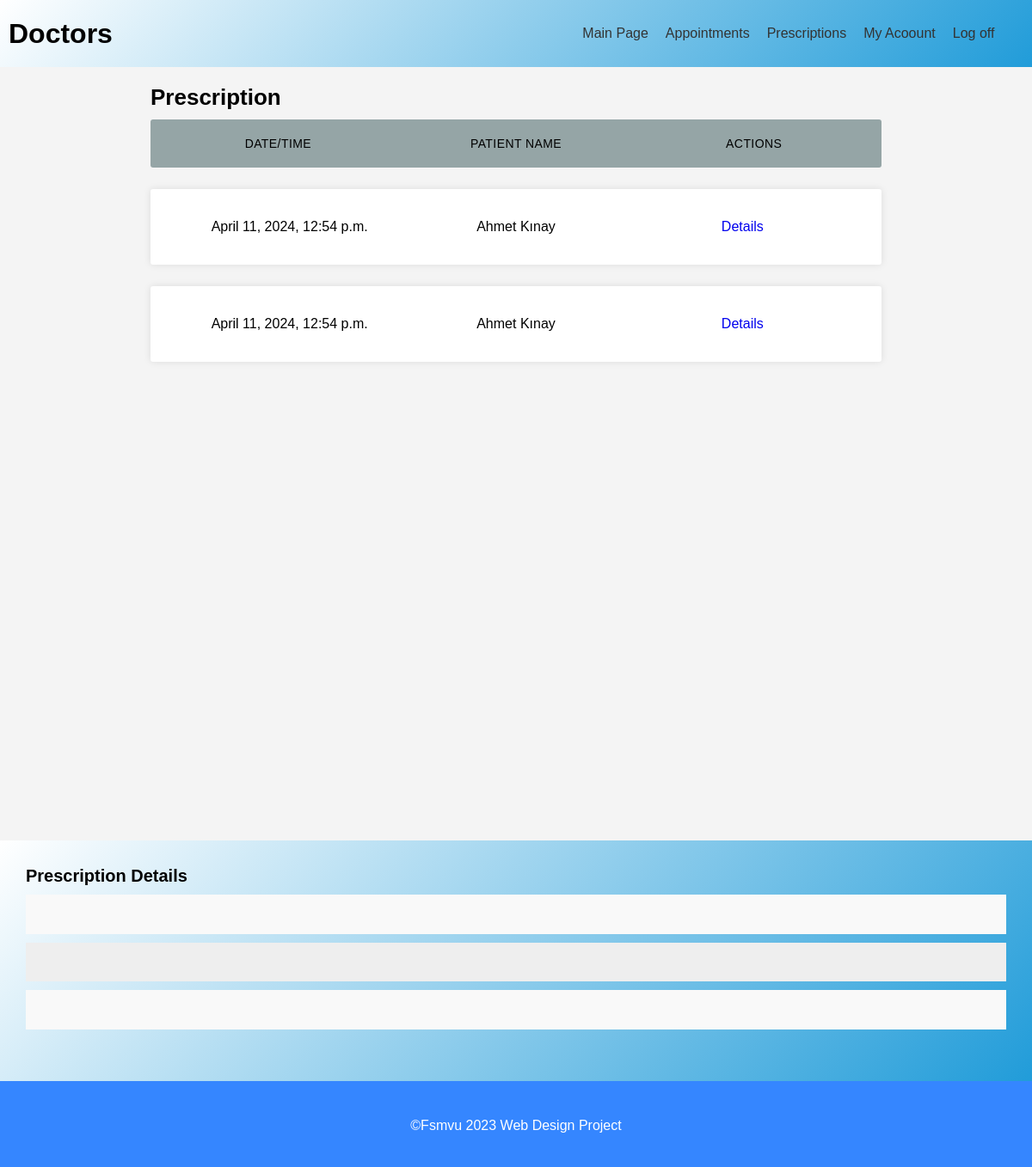
Screenshot of /Prescriptions/ (signed in) with the database file from the repository.
### prescription/models.py (models this page shows)
class Prescription(models.Model):
    ID = models.BigAutoField(primary_key=True)
    Medicinde = models.CharField(max_length=30)
    Remark = models.TextField()
    Advice = models.TextField()
    Appointment = models.ForeignKey(Appointment, on_delete=models.CASCADE)
    class Meta:
        db_table = "prescription"

### appointment/models.py (models this page shows, shortened)
class Appointment(models.Model):
    ID = models.BigAutoField(primary_key=True)
    Description = models.TextField(verbose_name="Description")
    AppointmentDate = models.DateTimeField(verbose_name="Appointment Date")
    DoctorID = models.ForeignKey(Doctor,on_delete=models.PROTECT,verbose_name="Doctor")
    PatientID = models.ForeignKey(Patient,on_delete=models.PROTECT, verbose_name="Patient")
    IsVisible = models.BooleanField(default=True)
    class Meta:
        db_table = "appointment"

### patient/models.py (models this page shows, shortened)
class Patient(models.Model):
    ID = models.BigAutoField(primary_key=True)
    User = models.ForeignKey(settings.AUTH_USER_MODEL,on_delete=models.CASCADE,blank=True, null=True)
    DateOfBirth = models.DateField(verbose_name="Date of Birth")
    Gender = models.CharField(max_length=1, choices=GENDER_CHOICES)
    Blood_Group = models.CharField(max_length = 20,  choices = BLOOD_GROUPS, default = '1',verbose_name="Blood Group")
    Address =models.TextField()
    Phone = models.CharField(max_length=11)
    IsVisible = models.BooleanField(default=True)
    class Meta:
        db_table = "patient"

### prescription/views.py (the view)
# urls.py: path('',views.home,name=""),
@login_required
@user_passes_test(lambda u: is_member(u,["Doctor","Patient"]))
def home(request):
    context ={}
    if is_member(request.user,["Patient"]):
        patientID = Patient.objects.filter(User_id = request.user.id).values()[0]["ID"]
        appIds = Appointment.objects.filter(PatientID_id = patientID).values("ID").distinct()
        context["dataset"] = Prescription.objects.filter(Appointment_id__in=appIds)
    else:
        doctorId = Doctor.objects.filter(User_id = request.user.id).values()[0]["ID"]
        appIds = Appointment.objects.filter(DoctorID_id = doctorId).values("ID").distinct()
        context["dataset"] = Prescription.objects.filter(Appointment_id__in=appIds)
    return render(request, "prescription/home.html", context)

### prescription/views.py (called while the page is built)
def is_member(user, listgroup):
    return user.groups.filter(name__in=listgroup).exists()

### prescription/templates/prescription/home.html (shortened to what this page needs)
{% extends 'management_base.html' %}
{% load static %}
{% block content %}
  <section id="randevular">
    <div class="container">
      <h2>Prescription</h2>
      <div class="bosluk"></div>
      <ul class="responsive-table">
        <li class="table-header">
          <div class="col col-1">Date/Time</div>
          {% for group in request.user.groups.all %}
            {% if group.name == 'Patient' %}
              <div class="col col-3">Doctor Name</div>
            {% else %}
              <div class="col col-3">Patient Name</div>
            {% endif %}
          {% endfor %}
          <div class="col col-6">Actions</div>
        </li>
        {% if dataset.count == 0 %}
          <p>No record</p>
        {% else %}
          {% for data in dataset %}
            <li class="table-row">
              <div class="col col-1" data-label="Date">{{ data.Appointment.AppointmentDate }}</div>
              {% for group in request.user.groups.all %}
                {% if group.name == 'Patient' %}
                  <div class="col col-3" data-label="Doctor Name">{{ data.Appointment.DoctorID.User.first_name }} {{ data.Appointment.DoctorID.User.last_name }}</div>
                {% else %}
                  <div class="col col-3" data-label="Patient Name">{{ data.Appointment.PatientID.User.first_name }} {{ data.Appointment.PatientID.User.last_name }}</div>
                {% endif %}
              {% endfor %}
              <div class="col col-6" data-label="Change Appointment Operation">
                <a class="getDetails" href="/Prescriptions/Details/{{ data.ID }}">Details</a>
              </div>
            </li>
          {% endfor %}
        {% endif %}
      </ul>
    </div>
  </section>
  <div id="ex1" class="modal" style="max-width:auto">
    <section id="ozel-sayfa" style="padding:0;margin-bottom:0">
      <div class="container" style="max-width:initial;display:block">
        <div class="hesap-bilgileri" style="width:initial">
          <h3>Prescription Details</h3>
          <ul>
            <li class="medicinePrescription"></li>
            <li class="remarkPrescription"></li>
            <li class="advicePrescription"></li>
          </ul>
        </div>
      </div>
    </section>
  </div>
{% endblock %}

### templates/management_base.html (shortened to what this page needs)
{% load static %}
<!DOCTYPE html>
<html lang="en">
  <head>
    <link rel="stylesheet" href="{% static 'css/page-style.css' %}" />
    <link rel="stylesheet" href="https://cdnjs.cloudflare.com/ajax/libs/jquery-modal/0.9.1/jquery.modal.min.css" />
  </head>
  <body>
    {% for group in request.user.groups.all %}
      {% if group.name == 'Doctor' %}
        {% include 'headers/doctor.html' %}
      {% elif group.name == 'Patient' %}
        {% include 'headers/patient.html' %}
      {% elif group.name == 'Admin' %}
        {% include 'headers/admin.html' %}
      {% elif group.name == 'Accountant' %}
        {% include 'headers/accountant.html' %}
      {% endif %}
    {% endfor %}
    {% block content %}
    {% endblock %}
    <footer class="footer">
      <p>&copy;Fsmvu 2023 Web Design Project</p>
    </footer>
  </body>
</html>

### templates/headers/doctor.html
<header id="header">
  <h1>Doctors</h1>
  <nav class="ana-menu">
    <a href="/Management">Main Page</a>
    <a href="/Appointments">Appointments</a>
    <a href="/Prescriptions">Prescriptions</a>
    <a href="/Doctors/Edit">My Acoount</a>
    <a href="/Logout">Log off</a>
  </nav>
</header>

### static/css/page-style.css (style rules this page uses)
html { height: 100%; }
body { font-family: Arial, sans-serif; margin: 0; padding: 0; background-color: #f4f4f4; height: 100%; }
header { display: flex; width: 100%; background: linear-gradient(-45deg, #219cd9, #FFF); align-items: center; font-family: Arial, sans-serif; padding: 10px; }
.ana-menu { display: flex; justify-content: space-between; margin-left: auto; margin-right: 2%; }
.ana-menu a { text-decoration: none; color: #333; margin-left: auto; transition: all 0.3s ease-in; padding: 20px 10px; }
section { padding: 20px; margin-bottom: 100px; min-height: 100%; }
a { text-decoration: none; }
.container { max-width: 75%; margin-left: auto; margin-right: auto; padding-left: 10px; padding-right: 10px; }
.bosluk { height: 10px; }
* { margin: 0; padding: 0; box-sizing: border-box; font-family: "Poppins", sans-serif; }
.footer { width: 100%; background: #3586ff; min-height: 100px; padding: 20px 50px; display: flex; justify-content: center; align-items: center; flex-direction: column; }
.footer p { color: #fff; margin: 15px 0 10px 0; font-size: 1rem; font-weight: 300; }

### rows the page displays
Prescription: Appointment.AppointmentDate "April 11, 2024, 12:54 p.m.", Appointment.PatientID.User.first_name "Ahmet", Appointment.PatientID.User.last_name "Kınay"
Prescription: Appointment.AppointmentDate "April 11, 2024, 12:54 p.m.", Appointment.PatientID.User.first_name "Ahmet", Appointment.PatientID.User.last_name "Kınay"
